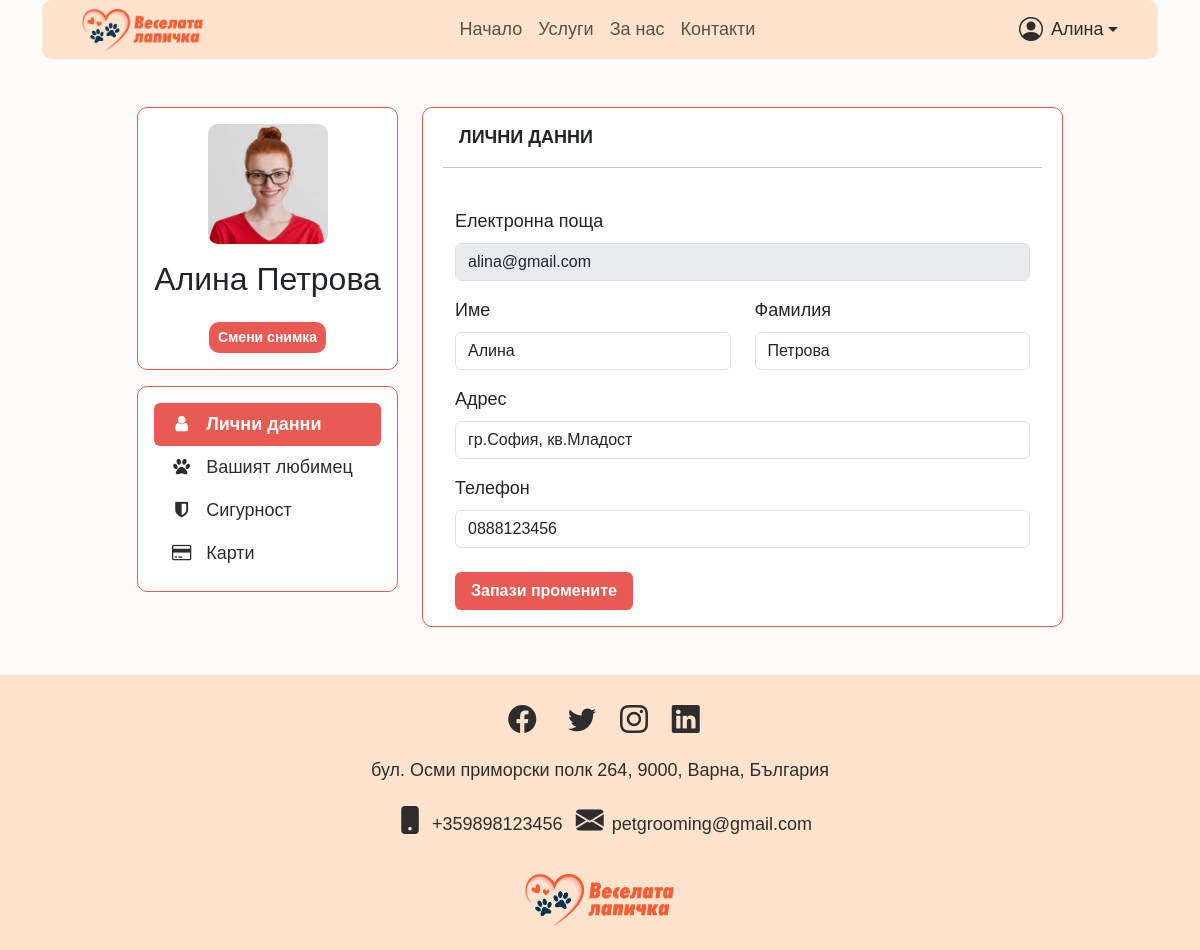
The page /pages/profile.php (signed in) on the database its author committed.
### tables this page shows
CREATE TABLE `profiles` (
  `user_id` int(11) NOT NULL,
  `first_name` varchar(100) DEFAULT NULL,
  `last_name` varchar(100) DEFAULT NULL,
  `phone` varchar(20) DEFAULT NULL,
  `address` varchar(255) DEFAULT NULL,
  `image` varchar(255) DEFAULT NULL
);

CREATE TABLE `users` (
  `id` int(11) NOT NULL,
  `email` varchar(255) NOT NULL,
  `first_name` varchar(255) DEFAULT NULL,
  `last_name` varchar(255) DEFAULT NULL,
  `password` varchar(255) NOT NULL,
  `created_at` timestamp NOT NULL DEFAULT current_timestamp(),
  `updated_at` timestamp NOT NULL DEFAULT current_timestamp() ON UPDATE current_timestamp()
);

### config.php (called while the page is built)
<?php
    $base_url = '/project/';
?>

### pages/profile.php (the view, shortened to what this page needs)
<?php
    require_once('../db.php');
    require_once('../config.php');
    $user_id = $_SESSION['user_id'];
    $query = "
        SELECT
            u.email, u.first_name AS user_first_name, u.last_name AS user_last_name,
            p.address, p.phone, p.first_name AS profile_first_name, p.last_name AS profile_last_name, p.image
        FROM
            users u
        LEFT JOIN
            profiles p ON u.id = p.user_id
        WHERE
            u.id = :user_id
    ";
    $stmt = $pdo->prepare($query);
    $stmt->execute(['user_id' => $user_id]);
    $user_data = $stmt->fetch(PDO::FETCH_ASSOC);
    $email = htmlspecialchars($user_data['email']);
    $first_name = htmlspecialchars($user_data['profile_first_name'] ?? $user_data['user_first_name']);
    $last_name = htmlspecialchars($user_data['profile_last_name'] ?? $user_data['user_last_name']);
    $address = htmlspecialchars($user_data['address'] ?? '');
    $phone = htmlspecialchars($user_data['phone'] ?? '');
    $image = $user_data['image'] ? htmlspecialchars($user_data['image']) : '../assets/images/profiles/default_user.jpg';
?>
<!DOCTYPE html>
<html lang="en">
<head>
    <link href="https://cdn.jsdelivr.net/npm/bootstrap@5.3.3/dist/css/bootstrap.min.css" rel="stylesheet">
    <link rel="stylesheet" href="https://cdn.jsdelivr.net/npm/bootstrap-icons@1.11.3/font/bootstrap-icons.css">
    <link href="https://maxcdn.bootstrapcdn.com/font-awesome/4.7.0/css/font-awesome.min.css" rel="stylesheet">
    <link rel="stylesheet" type="text/css" href="<?= $base_url ?>assets/css/style.css">
</head>
<body>
    <div class="container-fluid">
        <?php
            if (isset($_SESSION['user_name'])) {
                include('../includes/menu_logged_in.php');
            } else {
                include('../includes/menu_logged_out.php');
            }
        ?>
        <div class="row my-5 justify-content-center">
            <div class="col-lg-3">
                <div class="card profile-card p-3 mb-3">
                    <div class="col-12 col-lg-auto text-center">
                        <img src="<?= $image ?>" class="m-0" alt="Profile Image" style="width: 120px; height: 120px; object-fit: cover; border-radius: 10px;">
                    </div>
                    <div class="col-12 col-lg text-center">
                        <h3 class="pt-3"><?= $first_name . ' ' . $last_name ?></h3>
                        <button type="button" class="btn btn-profile btn-sm mt-3">Смени снимка</button>
                    </div>
                </div>
                <div class="card profile-card">
                    <div class="d-flex align-items-start">
                        <div class="nav nav-pills w-100 p-lg-3 m-sm-1 m-lg-0" id="v-pills-tab" role="tablist" aria-orientation="horizontal">
                            <button class="nav-link active text-start" id="v-pills-profile-tab" data-bs-toggle="pill" data-bs-target="#v-pills-profile" type="button" role="tab" aria-controls="v-pills-profile" aria-selected="true">
                                <i class="fa fa-user fa-fw me-2"></i> Лични данни
                            </button>
                            <button class="nav-link text-start" id="v-pills-pet-tab" data-bs-toggle="pill" data-bs-target="#v-pills-pet" type="button" role="tab" aria-controls="v-pills-pet" aria-selected="false">
                                <i class="fa fa-paw fa-fw me-2"></i> Вашият любимец
                            </button>
                            <button class="nav-link text-start" id="v-pills-security-tab" data-bs-toggle="pill" data-bs-target="#v-pills-security" type="button" role="tab" aria-controls="v-pills-security" aria-selected="false">
                                <i class="fa fa-shield fa-fw me-2"></i> Сигурност
                            </button>
                            <button class="nav-link text-start" id="v-pills-billing-tab" data-bs-toggle="pill" data-bs-target="#v-pills-billing" type="button" role="tab" aria-controls="v-pills-billing" aria-selected="false">
                                <i class="fa fa-credit-card fa-fw me-2"></i> Карти
                            </button>
                        </div>
                    </div>
                </div>
            </div>
            <div class="col-lg-7">
                <div class="card profile-card mt-sm-1 m-lg-0">
                    <div class="d-flex align-items-start">
                        <div class="tab-content p-3 rounded flex-grow-1" id="v-pills-tabContent">
                            <div class="tab-pane fade show active" id="v-pills-profile" role="tabpanel" aria-labelledby="v-pills-profile-tab" tabindex="0">
                                <form method="POST" action="../handlers/update_profile.php" class="c-form">
                                    <div class="row px-3 gy-3">
                                        <span class="fw-bold px-3 text-center text-md-start">ЛИЧНИ ДАННИ</span>
                                        <hr class="mb-4">
                                        <div class="col-12 ">
                                            <label for="email" class="form-label">Електронна поща</label>
                                            <input type="email" class="form-control" id="user-email" name="email" value="<?= $email ?>" disabled>
                                        </div>
                                        <div class="col-12 col-md-6">
                                            <label for="first-name" class="form-label">Име</label>
                                            <input type="text" class="form-control" id="first-name" name="first-name" value="<?= $first_name ?>">
                                        </div>
                                        <div class="col-12 col-md-6">
                                            <label for="last-name" class="form-label">Фамилия</label>
                                            <input type="text" class="form-control" id="last-name" name="last-name" value="<?= $last_name ?>">
                                        </div>
                                        <div class="col-12">
                                            <label for="address" class="form-label">Адрес</label>
                                            <input type="text" class="form-control" id="address" name="address" value="<?= $address ?>">
                                        </div>
                                        <div class="col-12">
                                            <label for="phone" class="form-label">Телефон</label>
                                            <input type="tel" class="form-control" id="phone" name="phone" value="<?= $phone ?>">
                                        </div>
                                        <div class="col-12 mt-4 text-center text-md-start">
                                            <button type="submit" class="btn btn-login">Запази промените</button>
                                        </div>
                                    </div>
                                </form>
                            </div>
                        </div>
                    </div>
                </div>
            </div>
        </div>
    </div>
    <?php
		include('../includes/footer.php');
    ?>
</body>
</html>

### assets/css/style.css (style rules this page uses)
body { font-family: "Sitka", sans-serif; height: 100%; font-size: 18px; background-color: #fffbfa; color: #2d2d2d; font-weight: 400; }
.container-fluid { width: 95%; }
h3 { font-size: 32px; font-weight: 400; }
.btn-profile { background-color: #e95b52; color: #ffffff; font-weight: 600; border-radius: 10px; }
.c-form input::placeholder { font-size: 0.9rem; color: #d3d3d3; }
.btn-login { background-color: #e95b52; color: #ffffff; font-weight: 600; font-size: 16px; padding: 6px 15px; text-align: center; }
.profile-card { border-radius: 10px; border: solid #e95b52 1px; }
.nav-pills .nav-link { color: #2d2d2d; }
.nav-pills .nav-link.active { background-color: #e95b52 !important; color: white !important; font-weight: 600; border-color: orange !important; }
.nav-pills { flex-direction: column; justify-content: space-around; }

### rows shown on the page
profiles: first_name "Алина", last_name "Петрова", email "alina@gmail.com", first-name "Алина", last-name "Петрова", address "гр.София, кв.Младост", phone "0888123456"

### other values the page prints
$_SESSION['user_name'] "Алина"
